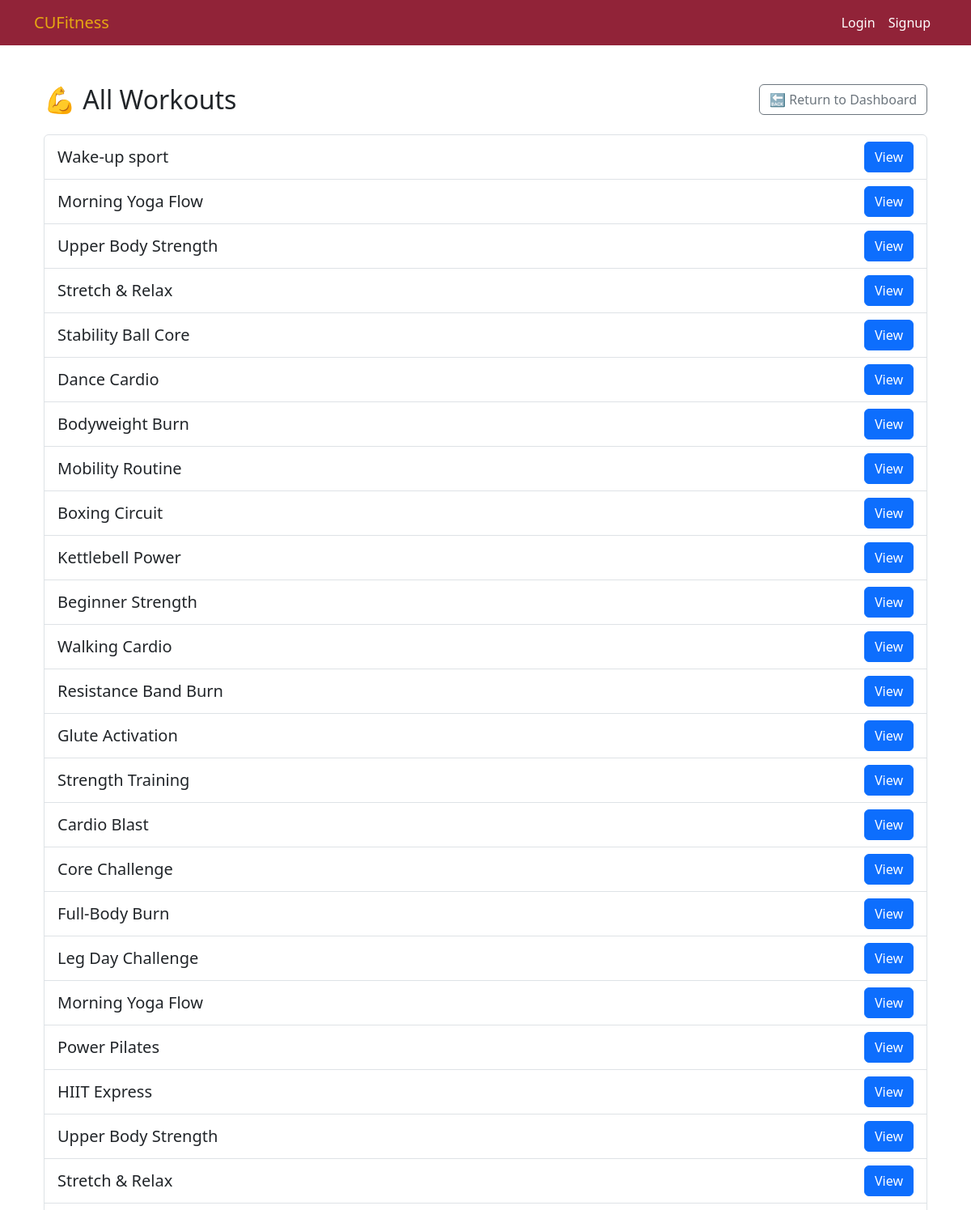
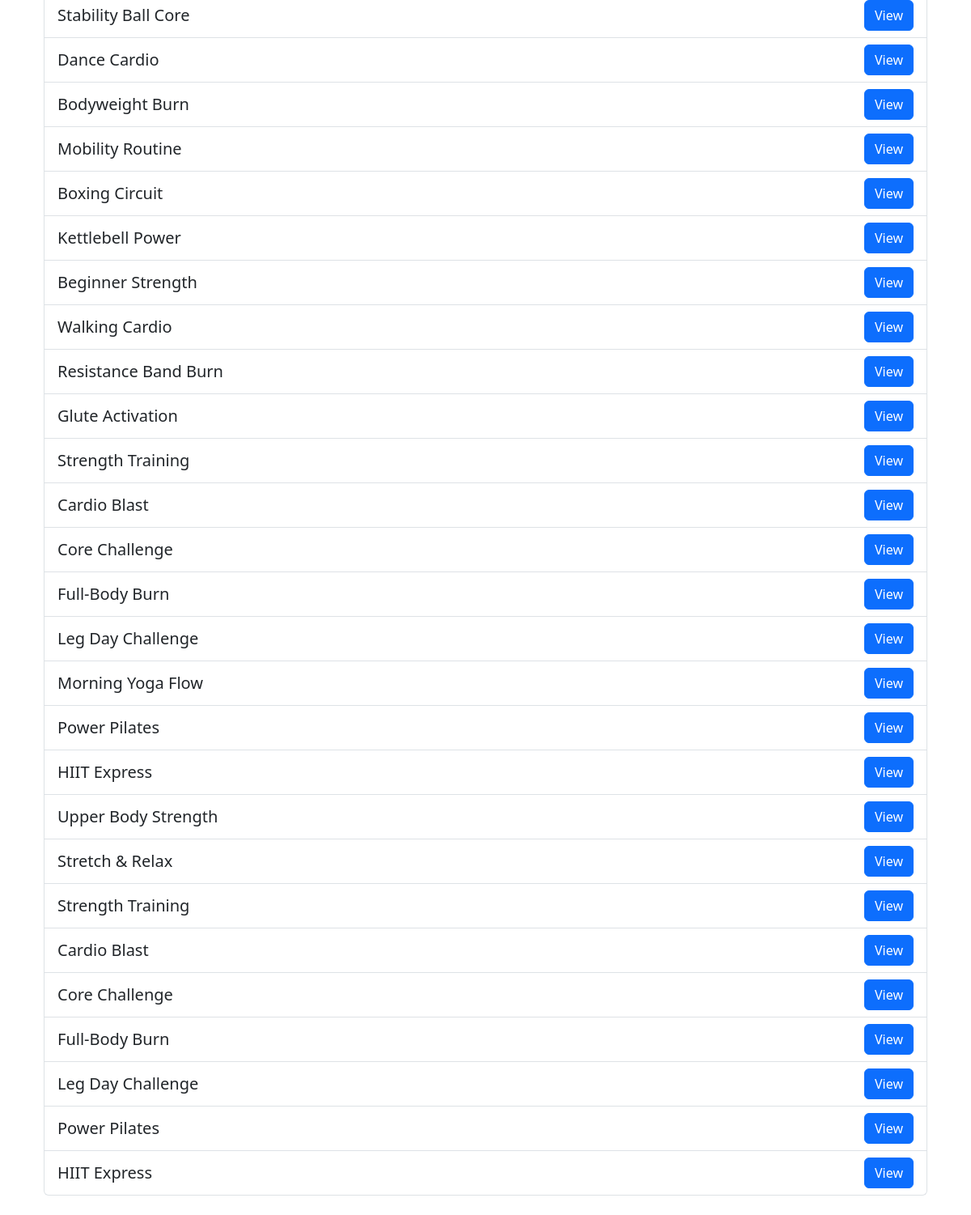
The page /FitnessPlan/workouts/ on the database as committed earlier (2 pictures, top to bottom).
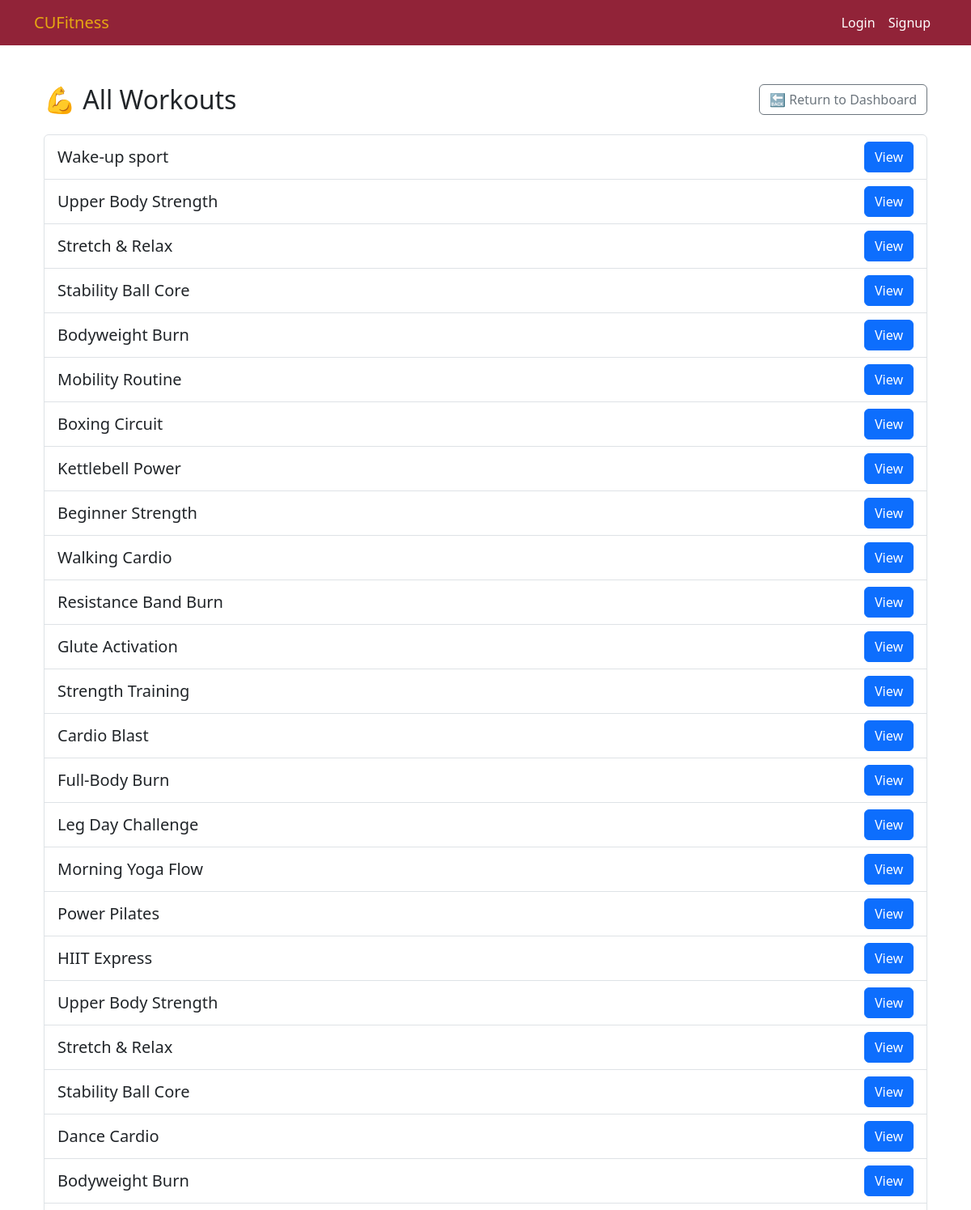
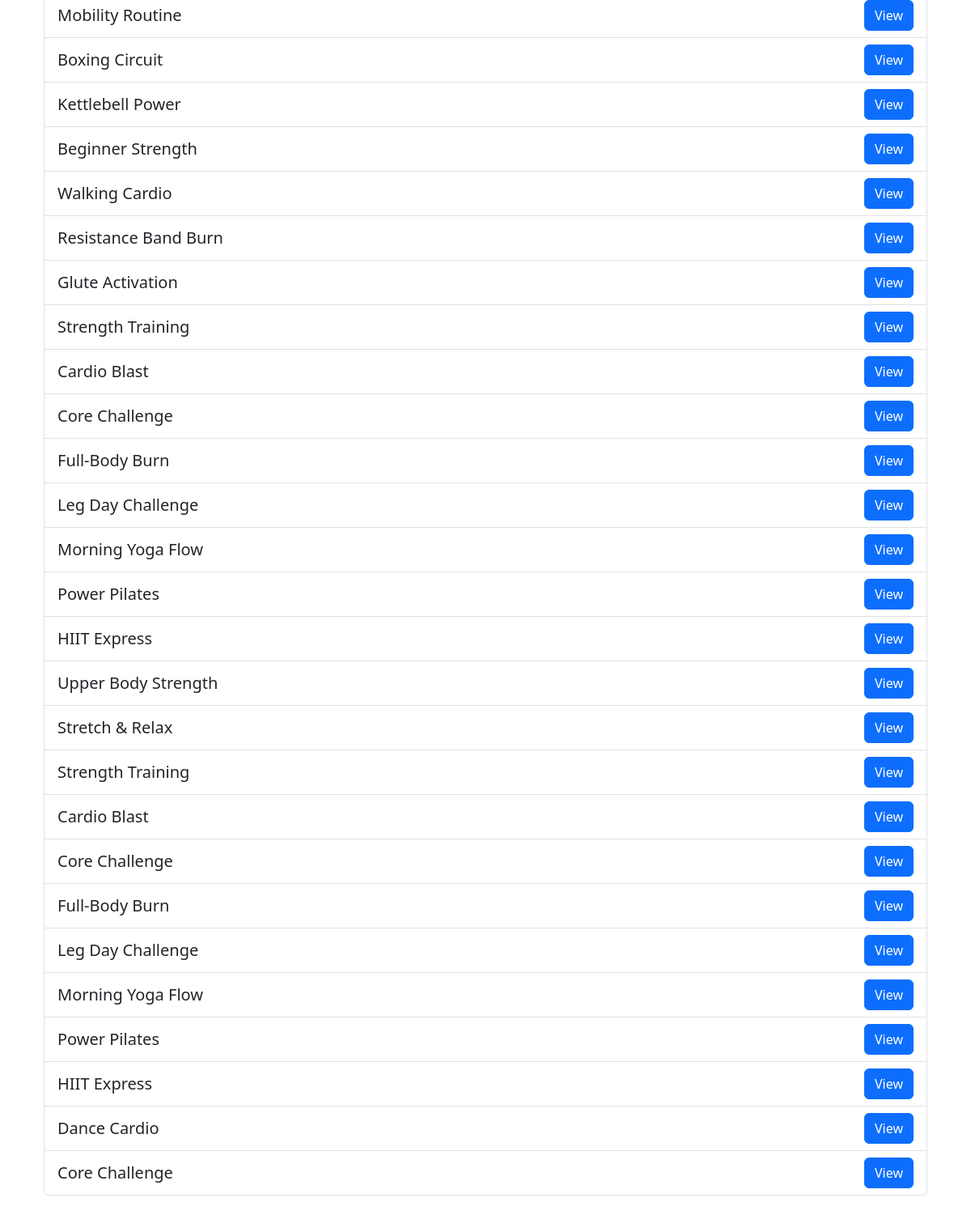
The same page on the database as committed later (2 pictures, top to bottom).
### FitnessPlan/models/AddWorkout.py (models this page shows, shortened)
class WorkoutPlan(models.Model):
    INTENSITY_CHOICES = [
        ('Low', 'Low'),
        ('Medium', 'Medium'),
        ('High', 'High'),
    ]
    CATEGORY_CHOICES = [
        ('Cardio', 'Cardio'),
        ('Strength', 'Strength'),
        ('Flexibility', 'Flexibility'),
        ('Balance', 'Balance'),
    ]
    workout_name = models.CharField("Workout Name", max_length = 255)
    description = models.TextField("Workout Description")
    duration = models.PositiveIntegerField("Duration (minutes)",default=0)
    calories = models.PositiveIntegerField("Calories burned",default=0)
    intensity_level = models.CharField("Workout Intensity", max_length=10, default="Unknown", choices=INTENSITY_CHOICES)
    category = models.CharField("Workout Category", max_length=20, default="Unknown", choices=CATEGORY_CHOICES)
    exercise = models.ManyToManyField(Exercise, verbose_name="Exercises")
    created_at = models.DateTimeField(auto_now_add=True, verbose_name="Created At")

### FitnessPlan/views/AddWorkout.py (the view)
# urls.py: path('workouts/',workout_list, name='workout-list'),
def workout_list(request):
    workouts = WorkoutPlan.objects.all().order_by('-created_at')
    return render(request, 'fitnessplan/WorkoutList.html', {'workouts': workouts})

### templates/fitnessplan/WorkoutList.html (shortened to what this page needs)
{% extends 'base.html' %}
{% block content %}
<div class="container py-4">
    <div class="d-flex justify-content-between align-items-center mb-4">
        <h2 class="mb-0">💪 All Workouts</h2>
        <a href="{% url 'dashboard' %}" class="btn btn-outline-secondary">🔙 Return to Dashboard</a>
    </div>
    {% if workouts %}
    <div class="list-group">
        {% for workout in workouts %}
        <div class="list-group-item d-flex justify-content-between align-items-center">
            <span class="fs-5">{{ workout.workout_name }}</span>
            <a href="{% url 'workout-detail' workout.id %}" class="btn btn-primary">View</a>
        </div>
        {% endfor %}
    </div>
    {% else %}
    <div class="alert alert-warning text-center">
        🚫 No workouts found. <a href="{% url 'workout-create' %}">Create one</a> to get started!
    </div>
    {% endif %}
</div>
{% endblock %}

Rows that differ between the two databases and show on the page:
changed WorkoutPlan (number 47 of 51 on the later page): moves down the list
changed WorkoutPlan (number 50 of 51 on the later page): moves down the list
changed WorkoutPlan (number 51 of 51 on the later page): moves down the list
